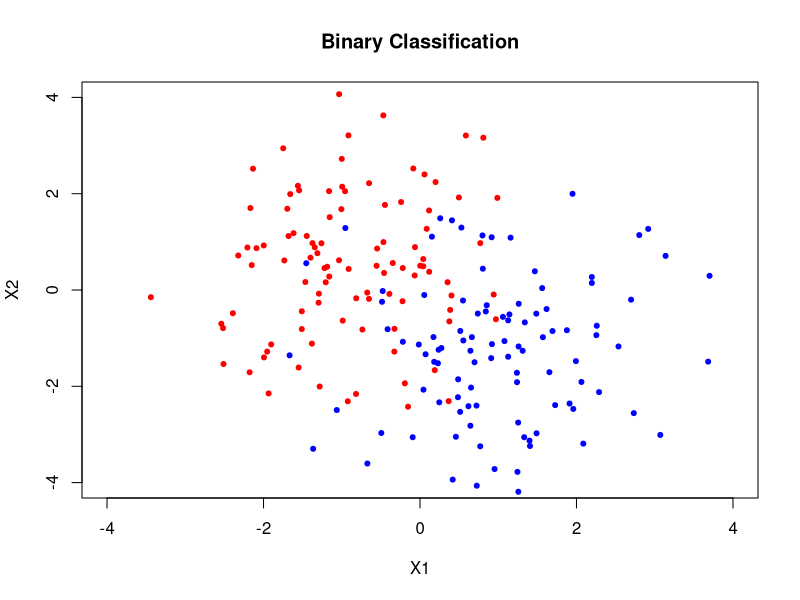
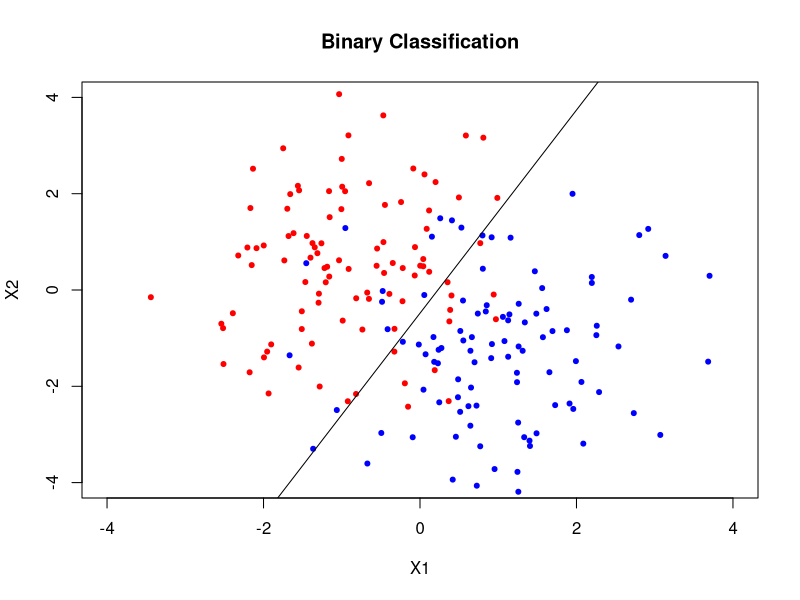

Reproduce these figures in R, in order.
## ---- chunk 1
#generate 100 blue dots and 100 red dots, but pretend that we don't know how they are generated. Our goal is to draw a decision boundary.
library(MASS)
m1 = c(1,-1)
m2 = c(-1,0.5)
s = matrix(c(1,0,0,2),nrow = 2)
set.seed(2021)
blue = mvrnorm(n=100,mu=m1,Sigma = s)
red = mvrnorm(n=100,mu=m2,Sigma = s)

plot(blue,main = "Binary Classification", xlab="X1", ylab="X2",pch=20,col="blue",ylim = c(-4,4),xlim = c(-4,4));points(red,pch=20,col="red")
## ---- chunk 2
#put it in a binary form blue=1, red=0
blue=cbind(blue,rep(1,100))
red=cbind(red,rep(0,100))
mix = rbind(blue,red)
model = lm(V3 ~ V1+V2,data = as.data.frame(mix))
## ---- chunk 3
c = model$coefficients
x = seq(-4,4,length=200)
plot(blue,main = "Binary Classification", xlab="X1", ylab="X2",pch=20,col="blue",ylim = c(-4,4),xlim = c(-4,4));points(red,pch=20,col="red");lines(x,(0.5-c[1]-c[2]*x)/c[3])
## ---- chunk 4
mix=cbind(mix,fitted.values(model)>0.5)
sum(mix[,3]==mix[,4])/200 ##accuracy of the decision boundary
